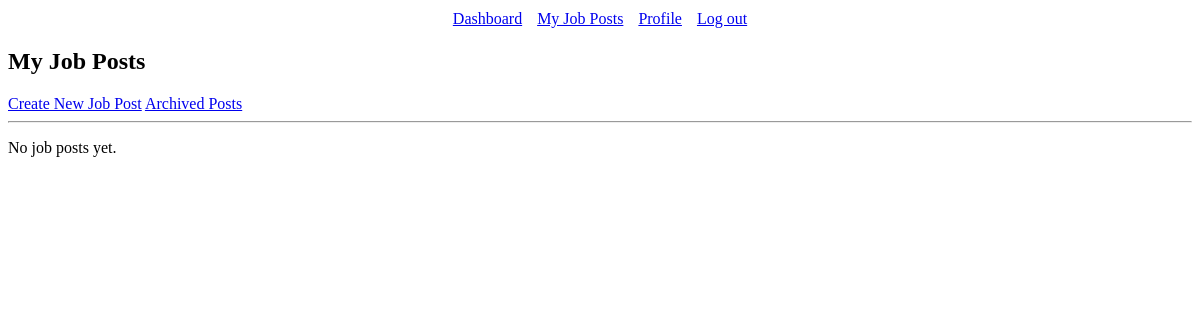
Before: /staff/posts/ (signed in) with the older database file.
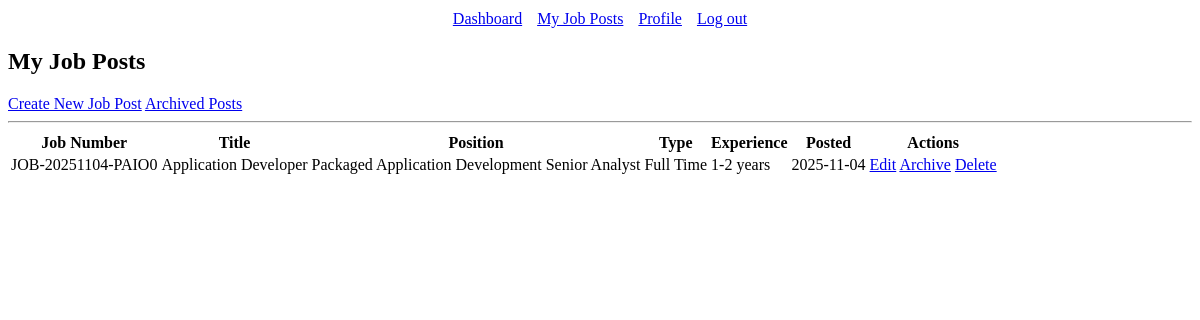
After: the same page with the newer database file.
### staff_app/models.py (models this page shows, shortened)
class JobPost(models.Model):
    staff = models.ForeignKey(User, on_delete=models.CASCADE, related_name='job_posts')
    title = models.CharField(max_length=255)
    position_title = models.CharField(max_length=255)
    job_type = models.CharField(max_length=20, choices=JOB_TYPE_CHOICES)
    experience = models.CharField(max_length=100, help_text='e.g. 2 years')
    job_number = models.CharField(max_length=50, unique=True, blank=True)
    job_description = models.TextField()
    qualification = models.TextField()
    location = models.CharField(max_length=255)
    additional_info = models.TextField(blank=True, null=True)
    about_company = models.TextField(blank=True, null=True)
    post_date = models.DateTimeField(auto_now_add=True)
    archived = models.BooleanField(default=False)

### staff_app/views.py (the view)
    def wrapper(request, *args, **kwargs):
        if not request.user.is_authenticated:
            return redirect('user:login')  # adjust namespace if different
        return view_func(request, *args, **kwargs)

### staff_app/views.py (called while the page is built)
def staff_permission_required(view_func):
    def wrapper(request, *args, **kwargs):
        if not request.user.is_authenticated:
            return redirect('user:login')  # adjust namespace if different
        return view_func(request, *args, **kwargs)
    wrapper.__name__ = view_func.__name__
    return wrapper

@login_required
@staff_permission_required
def post_list(request):
    posts = JobPost.objects.filter(staff=request.user, archived=False).order_by('-post_date')
    return render(request, 'staff_design/post_list.html', {'posts': posts})

### staff_app/templates/staff_design/post_list.html
{% extends "staff_maintemp/nav.html" %}
{% block content %}
<div class="container">
  <h2>My Job Posts</h2>
  <a href="{% url 'staff_url:post_create' %}" class="btn btn-primary">Create New Job Post</a>
  <a href="{% url 'staff_url:archived_list' %}" class="btn btn-secondary">Archived Posts</a>
  <hr>
  {% if posts %}
    <table class="table">
      <thead><tr>
        <th>Job Number</th><th>Title</th><th>Position</th><th>Type</th><th>Experience</th><th>Posted</th><th>Actions</th>
      </tr></thead>
      <tbody>
        {% for p in posts %}
          <tr>
            <td>{{ p.job_number }}</td>
            <td>{{ p.title }}</td>
            <td>{{ p.position_title }}</td>
            <td>{{ p.get_job_type_display }}</td>
            <td>{{ p.experience }}</td>
            <td>{{ p.post_date|date:"Y-m-d" }}</td>
            <td>
              <a href="{% url 'staff_url:post_edit' p.pk %}" class="btn btn-sm btn-outline-primary">Edit</a>
              <a href="{% url 'staff_url:post_archive' p.pk %}" class="btn btn-sm btn-outline-warning">Archive</a>
              <a href="{% url 'staff_url:post_delete' p.pk %}" class="btn btn-sm btn-outline-danger">Delete</a>
            </td>
          </tr>
        {% endfor %}
      </tbody>
    </table>
  {% else %}
    <p>No job posts yet.</p>
  {% endif %}
</div>
{% endblock %}

Changed rows visible on the page:
added JobPost: job_number "JOB-20251104-PAIO0", title "Application Developer", position_title "Packaged Application Development Senior Analyst", job_type "Full Time", experience "1-2 years", post_date "2025-11-04"
Other visible differences:
text no longer shown: "No job posts yet."
text now shown: "Job Number Title Position Type Experience Posted Actions"
